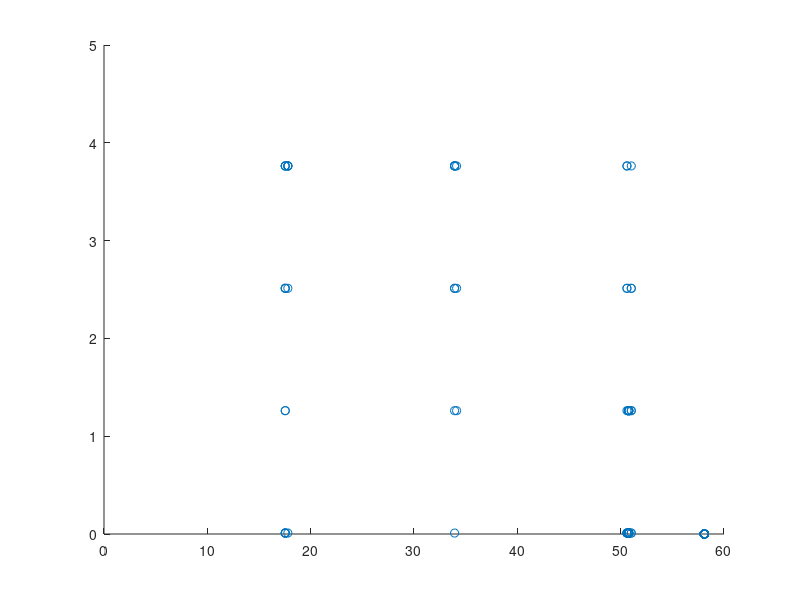

Recreate this plot in MATLAB. (Note: this script raises an error after producing the figure.)
%% Load lever_bytes
load paralleltestt.mat

%% Convert bytes into data
% will take up to 69 seconds lol for 7200000 (2 hours worth) of samples
tic
lever_data = zeros(72000000,1); % 2 hours = 7200000 milliseconds
for i=1:1:n
    lever_data(i, :) = typecast(uint8(lever_bytes(i, :)), "int16");
end
toc

%% Plot the lever_data
figure()
scatter((1:1:n+100)/5888, lever_data(1:1:n+100, :)*5/1023)
ylim([0 5])

%% Try the reverse lever_data
% will take up to 5.6 min for 7200000 (2 hours worth) of samples
tic
reversed_lever_bytes = zeros(72000000,2);
reversed_lever_bytes = horzcat(lever_bytes(1:end-1, 2), lever_bytes(2:end, 1));
lever_data = zeros(72000000,1); % 2 hours = 7200000 milliseconds
for i=1:1:n
    lever_data(i, :) = typecast(uint8(reversed_lever_bytes(i, :)), "int16");
end
toc

%% Plot the lever_data
figure()
scatter((1:1:n+100)/5888, lever_data(1:1:n+100, :))
ylim([0 3100])

%% Preview butterworth filtered lever_data and check that noise is gone
fc=50;
fs=5888;
[b,a] = butter(6, fc/(fs/2));
filtered_lever_data = filter(b,a,lever_data(1:1:n, :));
figure()
scatter((1:1:n)/5888, (filtered_lever_data-2000)*5/1023)

%% Save the lever_data
lever_data_filename = input('filename:\n','s');
save(lever_data_filename+".mat", "lever_data");
